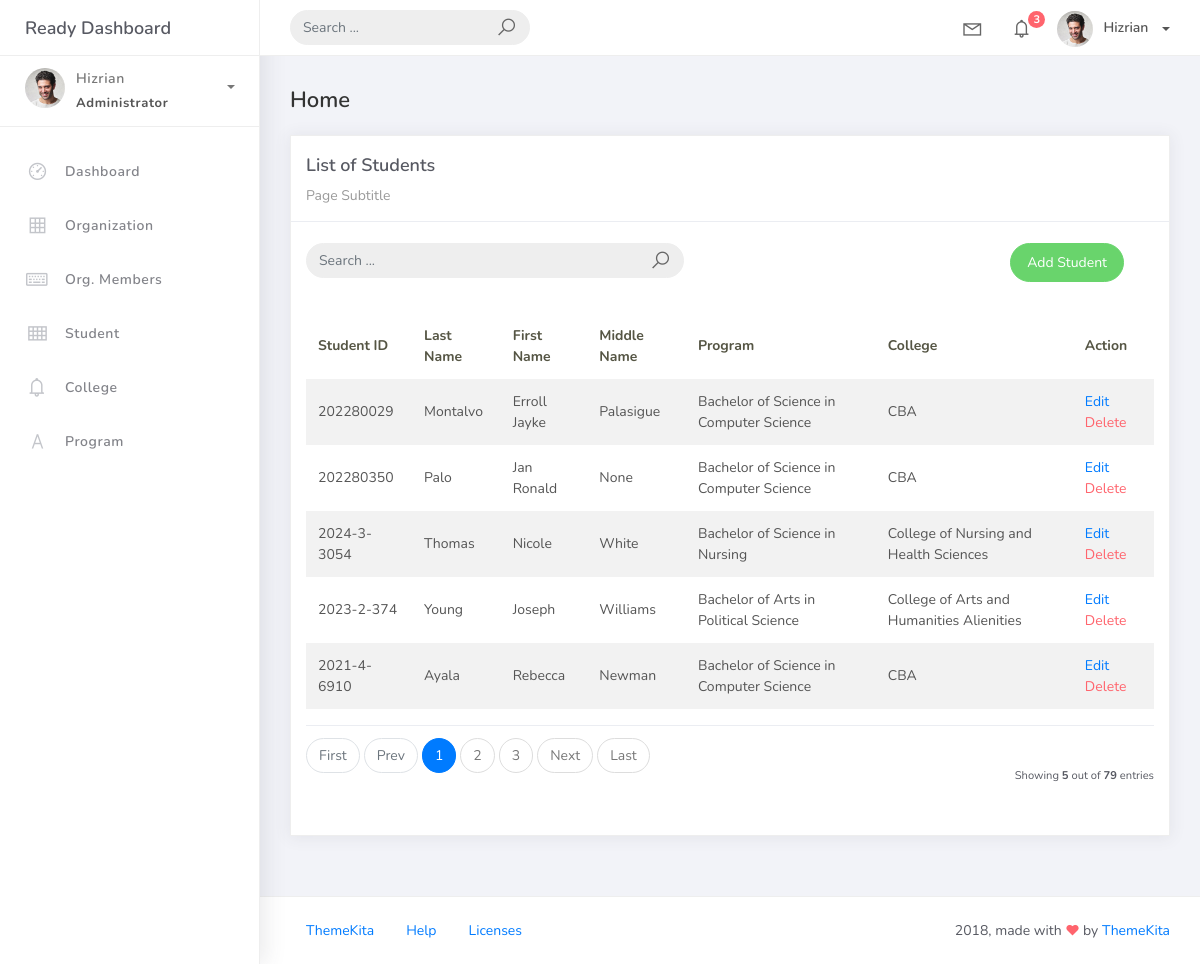
The app's page /student_list, older data.
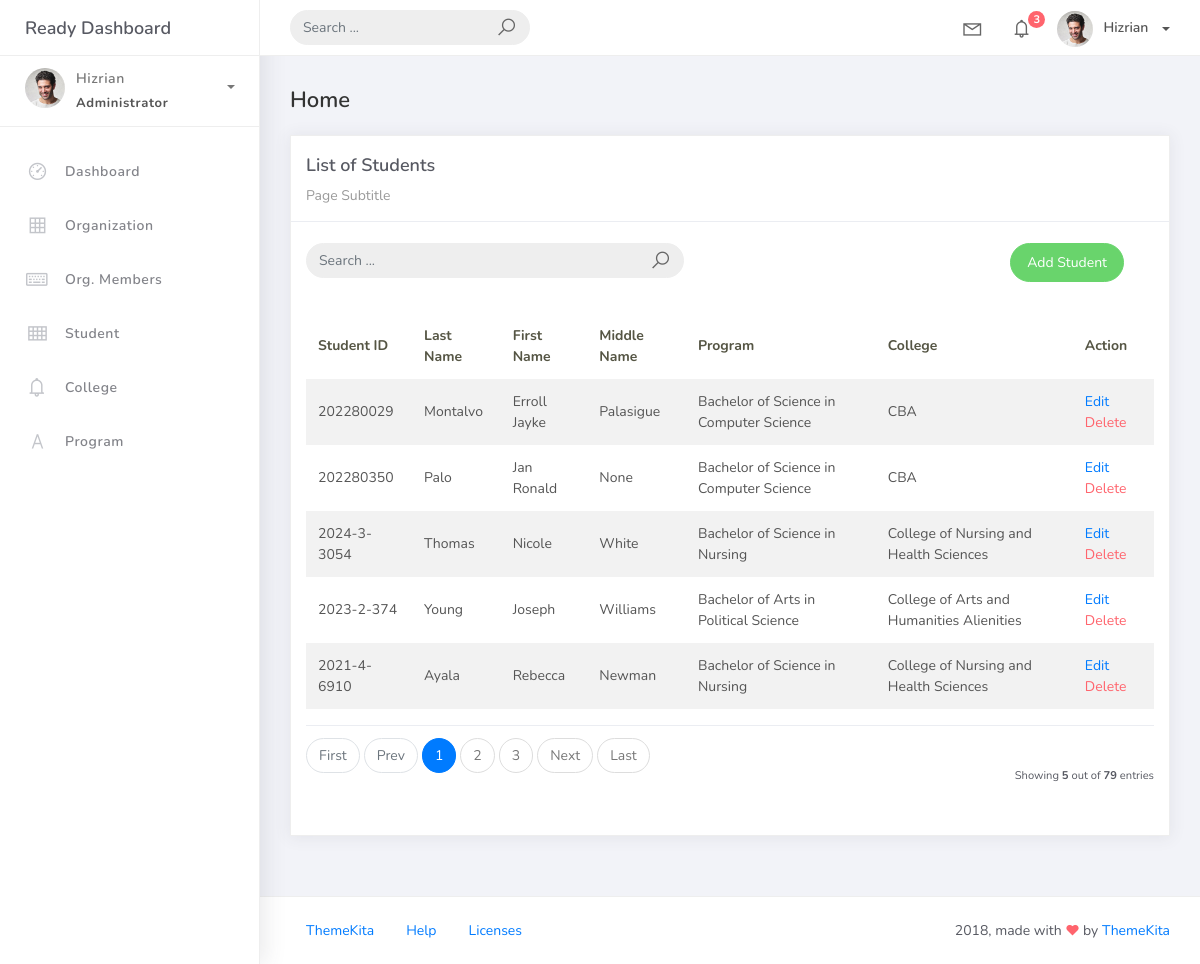
The same page, newer data.
### studentorg/models.py (models this page shows, shortened)
class BaseModel(models.Model):
    created_at = models.DateTimeField(auto_now_add=True, db_index=True)
    updated_at = models.DateTimeField(auto_now=True)
    class Meta:
        abstract = True

class Student(BaseModel):
    student_id = models.CharField("Student ID", max_length=15)
    lastname = models.CharField("Last Name", max_length=25)
    firstname = models.CharField("First Name", max_length=25)
    middlename = models.CharField("Middle Name", max_length=25, blank=True, null=True)
    program = models.ForeignKey(Program, on_delete=models.CASCADE)

class Program(BaseModel):
    prog_name = models.CharField("Program", max_length=150)
    college = models.ForeignKey(College, on_delete=models.CASCADE)
    def __str__(self):
        return self.prog_name

class College(BaseModel):
    college_name = models.CharField(max_length=150)
    def __str__(self):
        return self.college_name

### studentorg/views.py (the view)
# urls.py: path('student_list', StudentList.as_view(), name='student-list'),
class StudentList(ListView):
    model = Student
    context_object_name = 'student'
    template_name = 'student_list.html'
    paginate_by = 5

### templates/student_list.html
{% extends 'base.html' %}
{% load static %}
{% block content %}
<div class="content">
   <div class="container-fluid">
     <h4 class="page-title">Home</h4>
     <div class="row">
       <div class="col-md-12">
         <div class="card">
           <div class="card-header">
             <div class="card-title">List of Students</div>
             <div class="card-category">Page Subtitle</div>
           </div>
           <br />
<div class="col-md-12 row">
 <div class="col-md-6">
  <form class="navbar-left navbar-form nav-search mr-md-3" action="">
          <div class="input-group">
           <input type="text" placeholder="Search ..." class="form-control" />
           <div class="input-group-append">
           <span class="input-group-text">
            <i class="la la-search search-icon"></i>
           </span>
           </div>
          </div>
         </form>
        </div>
        <div class="col-md-6">
         <div class="pull-right">
    <a href="{% url 'student-add' %}" class="btn btn-success btn-rounded">Add
Student</a>
         </div>
 </div>
</div>
           <div class="card-body">
             <table class="table table-striped mt-3">
               <thead>
                 <tr>
                    <th scope="col">Student ID</th>
                    <th scope="col">Last Name</th>
                   <th scope="col">First Name</th>
                   <th scope="col">Middle Name</th>
                   <th scope="col">Program</th>
                   <th scope="col">College</th>
                   <th scope="col">Action</th>
                 </tr>
               </thead>
               <tbody>
                 {% for object in object_list %}
                 <tr>
                   <td>{{ object.student_id }}</td>
                   <td>{{ object.lastname }}</td>
                   <td>{{ object.firstname }}</td>
                   <td>{{ object.middlename }}</td>
                   <td>{{ object.program }}</td>
                   <td>{{ object.program.college }}</td>
                   <td>
                    <a href="student_list/{{ object.id }}">Edit</a>
                    <a href="student_list/{{ object.id }}/delete" class="text-danger">Delete</a>
                   </td>
</tr>
{% empty %}
<tr>
 <td colspan="4" style="text-align: center">
  <p class="text-sm font-weight-bold mb-0">No Records Found</p>
 </td>
                 </tr>
                 {% endfor %}
               </tbody>
             </table>
             {% include 'includes/pagination.html' %}
           </div>
         </div>
       </div>
     </div>
   </div>
</div>
{% endblock %}

### templates/base.html (shortened to what this page needs)
{% load static %}
<!DOCTYPE html>
<html>
<head>
	<link rel="stylesheet" href="{% static 'css/bootstrap.min.css' %}">
	<link rel="stylesheet" href="{% static 'css/ready.css' %}">
	<link rel="stylesheet" href="{% static 'css/demo.css' %}">
</head>
<body>
	<div class="wrapper">
		<div class="main-header">
			<div class="logo-header">
				<a href="index.html" class="logo">
					Ready Dashboard
				</a>
			</div>
			<nav class="navbar navbar-header navbar-expand-lg">
				<div class="container-fluid">
					<form class="navbar-left navbar-form nav-search mr-md-3" action="">
						<div class="input-group">
							<input type="text" placeholder="Search ..." class="form-control">
							<div class="input-group-append">
								<span class="input-group-text">
									<i class="la la-search search-icon"></i>
								</span>
							</div>
						</div>
					</form>
					<ul class="navbar-nav topbar-nav ml-md-auto align-items-center">
						<li class="nav-item dropdown hidden-caret">
							<a class="nav-link dropdown-toggle" href="#" id="navbarDropdown" role="button" data-toggle="dropdown" aria-haspopup="true" aria-expanded="false">
								<i class="la la-envelope"></i>
							</a>
						</li>
						<li class="nav-item dropdown hidden-caret">
							<a class="nav-link dropdown-toggle" href="#" id="navbarDropdown" role="button" data-toggle="dropdown" aria-haspopup="true" aria-expanded="false">
								<i class="la la-bell"></i>
								<span class="notification">3</span>
							</a>
						</li>
						<li class="nav-item dropdown">
							<a class="dropdown-toggle profile-pic" data-toggle="dropdown" href="#" aria-expanded="false"> <img src="{% static 'img/profile.jpg' %}" alt="user-img" width="36" class="img-circle"><span >Hizrian</span></span> </a>
							</li>
						</ul>
					</div>
				</nav>
			</div>
			<div class="sidebar">
				<div class="scrollbar-inner sidebar-wrapper">
					<div class="user">
						<div class="photo">
							<img src="{% static 'img/profile.jpg' %}">
						</div>
						<div class="info">
							<a class="" data-toggle="collapse" href="#collapseExample" aria-expanded="true">
								<span>
									Hizrian
									<span class="user-level">Administrator</span>
									<span class="caret"></span>
								</span>
							</a>
						</div>
					</div>
					<ul class="nav">
						<li class="nav-item">
							<a href="index.html">
								<i class="la la-dashboard"></i>
								<p>Dashboard</p>
							</a>
						</li>
						<li class="nav-item">
							<a href="{% url 'organization-list' %}">
								<i class="la la-table"></i>
								<p>Organization</p>
							</a>
						</li>
						<li class="nav-item">
							<a href="{% url 'orgmember-list' %}">
								<i class="la la-keyboard-o"></i>
								<p>Org. Members</p>
							</a>
						</li>
						<li class="nav-item">
							<a href="{% url 'student-list' %}">
								<i class="la la-th"></i>
								<p>Student</p>
							</a>
						</li>
						<li class="nav-item">
							<a href="{% url 'college-list' %}">
								<i class="la la-bell"></i>
								<p>College</p>
							</a>
						</li>
						<li class="nav-item">
							<a href="{% url 'program-list' %}">
								<i class="la la-font"></i>
								<p>Program</p>
							</a>
						</li>
					</ul>
				</div>
			</div>
			<div class="main-panel">
                {% block content %}
                {% endblock %}
				<footer class="footer">
					<div class="container-fluid">
						<nav class="pull-left">
							<ul class="nav">
								<li class="nav-item">
									<a class="nav-link" href="http://www.themekita.com">
										ThemeKita
									</a>
								</li>
								<li class="nav-item">
									<a class="nav-link" href="#">
										Help
									</a>
								</li>
								<li class="nav-item">
									<a class="nav-link" href="https://themewagon.com/license/#free-item">
										Licenses
									</a>
								</li>
							</ul>
						</nav>
						<div class="copyright ml-auto">
							2018, made with <i class="la la-heart heart text-danger"></i> by <a href="http://www.themekita.com">ThemeKita</a>
						</div>
					</div>
				</footer>
			</div>
		</div>
</body>
</html>

### templates/includes/pagination.html (shortened to what this page needs)
{% if is_paginated %}
<div class="card-footer px-0 border-0 d-flex flex-column flex-lg-row align-items-center justify-content-between mt-3">
  <nav aria-label="Topics pagination" class="mb-4">
    <ul class="pagination">
      {% if page_obj.number > 1 %}
      <li class="page-item">
        <a class="page-link" href="?page=1">First</a>
      </li>
      {% else %}
      <li class="page-item disabled">
        <span class="page-link">First</span>
      </li>
      {% endif %}
      {% if page_obj.has_previous %}
      <li class="page-item">
        <a class="page-link" href="?page={{ page_obj.previous_page_number }}">Prev</a>
      </li>
      {% else %}
      <li class="page-item disabled">
        <span class="page-link">Prev</span>
      </li>
      {% endif %}
      {% for page_num in paginator.page_range %}
      {% if page_obj.number == page_num %}
      <li class="page-item active">
        <span class="page-link">
          {{ page_num }}
        </span>
      </li>
      {% elif page_num > page_obj.number|add:'-3' and page_num < page_obj.number|add:'3' %}
      <li class="page-item">
        <a class="page-link" href="?page={{ page_num }}">{{ page_num }}</a>
      </li>
      {% endif %}
      {% endfor %}
      {% if page_obj.has_next %}
      <li class="page-item">
        <a class="page-link" href="?page={{ page_obj.next_page_number }}">Next</a>
      </li>
      {% else %}
      <li class="page-item disabled">
        <span class="page-link">Next</span>
      </li>
      {% endif %}
      {% if page_obj.number != paginator.num_pages %}
      <li class="page-item">
        <a class="page-link" href="?page={{ paginator.num_pages }}">Last</a>
      </li>
      {% else %}
      <li class="page-item disabled">
        <span class="page-link">Last</span>
      </li>
      {% endif %}
    </ul>
  </nav>
  <div class="fw-normal small mt-4 mt-lg-0">Showing <b>{{object_list.count}}</b> out of <b>{{paginator.count}}</b> entries</div>
</div>
{% endif %}

Row changes from the older to the newer data that the page shows:
changed Student "Ayala": program "Bachelor of Science in Computer Science" → "Bachelor of Science in Nursing"; program.college "CBA" → "College of Nursing and Health Sciences"
